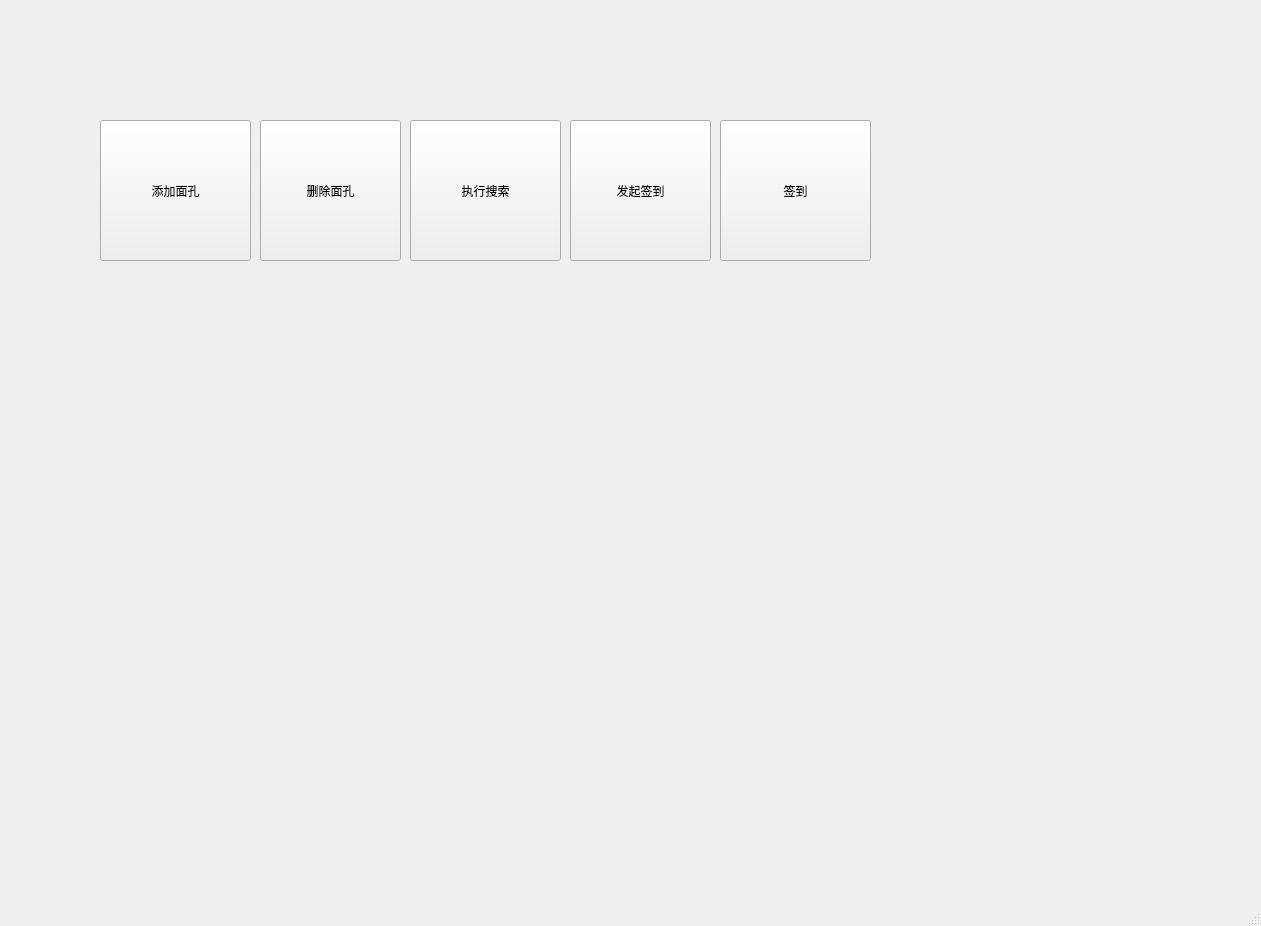
<?xml version="1.0" encoding="UTF-8"?>
<ui version="4.0">
 <class>MainWindow</class>
 <widget class="QMainWindow" name="MainWindow">
  <property name="geometry">
   <rect>
    <x>0</x>
    <y>0</y>
    <width>1261</width>
    <height>926</height>
   </rect>
  </property>
  <property name="windowTitle">
   <string>MainWindow</string>
  </property>
  <widget class="QWidget" name="centralwidget">
   <widget class="QPushButton" name="pushButton">
    <property name="geometry">
     <rect>
      <x>100</x>
      <y>120</y>
      <width>151</width>
      <height>141</height>
     </rect>
    </property>
    <property name="text">
     <string>添加面孔</string>
    </property>
   </widget>
   <widget class="QPushButton" name="pushButton_2">
    <property name="geometry">
     <rect>
      <x>260</x>
      <y>120</y>
      <width>141</width>
      <height>141</height>
     </rect>
    </property>
    <property name="text">
     <string>删除面孔</string>
    </property>
   </widget>
   <widget class="QPushButton" name="pushButton_3">
    <property name="geometry">
     <rect>
      <x>410</x>
      <y>120</y>
      <width>151</width>
      <height>141</height>
     </rect>
    </property>
    <property name="text">
     <string>执行搜索</string>
    </property>
   </widget>
   <widget class="QWidget" name="gridLayoutWidget">
    <property name="geometry">
     <rect>
      <x>250</x>
      <y>290</y>
      <width>801</width>
      <height>531</height>
     </rect>
    </property>
    <layout class="QGridLayout" name="gridLayout"/>
   </widget>
   <widget class="QPushButton" name="btn_startSignIn">
    <property name="geometry">
     <rect>
      <x>570</x>
      <y>120</y>
      <width>141</width>
      <height>141</height>
     </rect>
    </property>
    <property name="text">
     <string>发起签到</string>
    </property>
   </widget>
   <widget class="QPushButton" name="btn_signIn">
    <property name="geometry">
     <rect>
      <x>720</x>
      <y>120</y>
      <width>151</width>
      <height>141</height>
     </rect>
    </property>
    <property name="text">
     <string>签到</string>
    </property>
   </widget>
  </widget>
  <widget class="QMenuBar" name="menubar">
   <property name="geometry">
    <rect>
     <x>0</x>
     <y>0</y>
     <width>1261</width>
     <height>37</height>
    </rect>
   </property>
  </widget>
  <widget class="QStatusBar" name="statusbar"/>
 </widget>
 <resources>
  <include location="app.qrc"/>
 </resources>
 <connections>
  <connection>
   <sender>pushButton</sender>
   <signal>clicked()</signal>
   <receiver>MainWindow</receiver>
   <slot>addNewFace()</slot>
   <hints>
    <hint type="sourcelabel">
     <x>207</x>
     <y>214</y>
    </hint>
    <hint type="destinationlabel">
     <x>189</x>
     <y>391</y>
    </hint>
   </hints>
  </connection>
  <connection>
   <sender>pushButton_2</sender>
   <signal>clicked()</signal>
   <receiver>MainWindow</receiver>
   <slot>deleteFace()</slot>
   <hints>
    <hint type="sourcelabel">
     <x>375</x>
     <y>225</y>
    </hint>
    <hint type="destinationlabel">
     <x>387</x>
     <y>414</y>
    </hint>
   </hints>
  </connection>
  <connection>
   <sender>pushButton_3</sender>
   <signal>clicked()</signal>
   <receiver>MainWindow</receiver>
   <slot>searchFace()</slot>
   <hints>
    <hint type="sourcelabel">
     <x>560</x>
     <y>278</y>
    </hint>
    <hint type="destinationlabel">
     <x>687</x>
     <y>408</y>
    </hint>
   </hints>
  </connection>
  <connection>
   <sender>btn_startSignIn</sender>
   <signal>clicked()</signal>
   <receiver>MainWindow</receiver>
   <slot>startSignIn()</slot>
   <hints>
    <hint type="sourcelabel">
     <x>668</x>
     <y>266</y>
    </hint>
    <hint type="destinationlabel">
     <x>824</x>
     <y>479</y>
    </hint>
   </hints>
  </connection>
  <connection>
   <sender>btn_signIn</sender>
   <signal>clicked()</signal>
   <receiver>MainWindow</receiver>
   <slot>signIn()</slot>
   <hints>
    <hint type="sourcelabel">
     <x>826</x>
     <y>273</y>
    </hint>
    <hint type="destinationlabel">
     <x>913</x>
     <y>365</y>
    </hint>
   </hints>
  </connection>
 </connections>
 <slots>
  <signal>signal1()</signal>
  <slot>addNewFace()</slot>
  <slot>deleteFace()</slot>
  <slot>searchFace()</slot>
  <slot>choosePic()</slot>
  <slot>startSignIn()</slot>
  <slot>signIn()</slot>
 </slots>
</ui>
